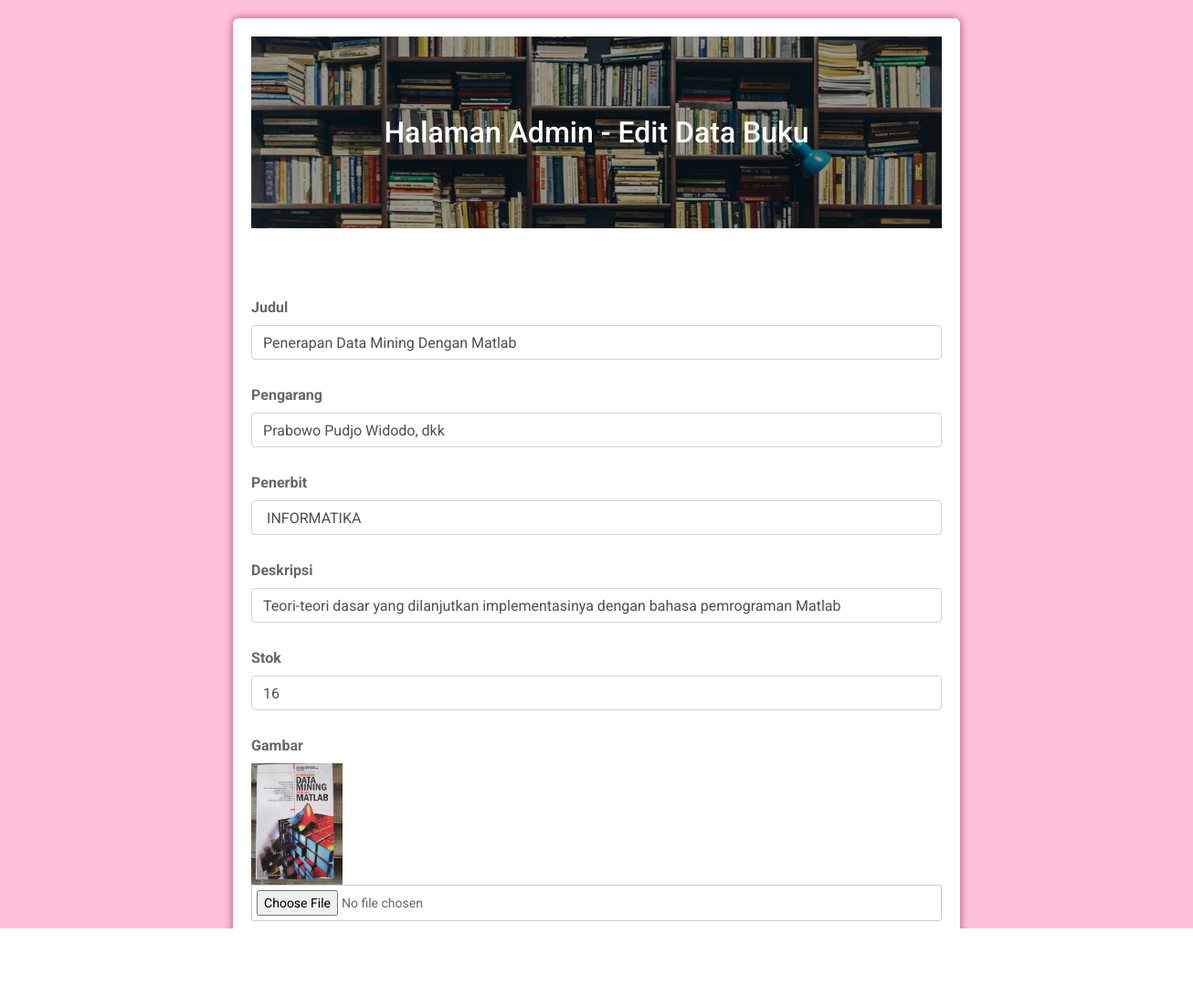
/admin_editBuku.php?kode_buku&id=KBK002 (signed in), run on the app's committed database.
### tables this page shows
CREATE TABLE `buku` (
  `kode_buku` varchar(255) NOT NULL,
  `judul` varchar(255) NOT NULL,
  `pengarang` varchar(255) NOT NULL,
  `penerbit` varchar(255) NOT NULL,
  `deskripsi` text NOT NULL,
  `stok` int(11) NOT NULL,
  `image` varchar(255) NOT NULL,
  PRIMARY KEY (`kode_buku`)
);

### functions.php (called while the page is built, shortened)
<?php
    $servername = "localhost";
    $database = "responsi_pwb_193020503033";
    $username = "root";
    $password = "";
    $conn = mysqli_connect($servername, $username, $password, $database);
    function show($query){
        global $conn;
        $result = mysqli_query($conn, $query);
        $rows = [];
        while( $row = mysqli_fetch_assoc($result) ){
            $rows[] = $row;
        }
        return $rows;
    }
?>

### admin_editBuku.php (the view, shortened to what this page needs)
<?php
    require 'functions.php';
    $kode_buku = $_GET["id"];
    $data = show("SELECT * FROM buku WHERE kode_buku = '$kode_buku'");
?>
<!DOCTYPE html>
<html lang="en">
<head>
    <link rel="stylesheet" href="https://cdn.jsdelivr.net/npm/bootstrap@4.6.0/dist/css/bootstrap.min.css">
    <link rel="stylesheet" href="https://use.fontawesome.com/releases/v5.5.0/css/all.css">
    <link rel="stylesheet" href="bootstrap-4.5.0-dist/css/style_kelolaBuku.css">
</head>
<body>
    <div class="testbox">
        <form action="" method="post" enctype="multipart/form-data">
            <div class="banner">
                <h1>Halaman Admin - Edit Data Buku</h1>
            </div>
            <?php
                foreach ($data as $d) {
            ?>
            <div class="item">
            </div>
            <div class="item">
            </div>
            <div class="item">
                <label for="judul">Judul </label>
                <input type="text" class="form-control" name="judul" id="judul" required value="<?= $d["judul"]; ?>">
            </div>
            <div class="item">
                <label for="pengarang">Pengarang </label>
                <input type="text" class="form-control" name="pengarang" id="pengarang" required value="<?= $d["pengarang"]; ?>">
            </div>
            <div class="item">
                <label for="penerbit">Penerbit </label>
                <input type="text" class="form-control" name="penerbit" id="penerbit" required value="<?= $d["penerbit"]; ?>">
            </div>
            <div class="item">
                <label for="deskripsi">Deskripsi </label>
                <input type="text" class="form-control" name="deskripsi" id="deskripsi" required value="<?= $d["deskripsi"]; ?>">
            </div>
            <div class="item">
                <label for="stok">Stok </label>
                <input type="number" min="1" class="form-control" name="stok" id="stok" required value="<?= $d["stok"]; ?>">
            </div>
            <div class="item">
                <label for="gambar">Gambar</label> <br>
                <img src="img/<?= $d['image']; ?>" alt="" width="100"> <br>
                <input type="file" class="form-control-file" name="gambar" id="gambar" value="<?= $d["image"]; ?>">
            </div>
            <div class="btn-block">
                <button type="submit" name="update" class="btn btn-primary">Edit</button>
            </div>
            <?php
                }
            ?>
        </form>
    </div>
</body>
</html>

### data on the page
buku: judul "Penerapan Data Mining Dengan Matlab", pengarang "Prabowo Pudjo Widodo, dkk", penerbit "INFORMATIKA", deskripsi "Teori-teori dasar yang dilanjutkan implementasinya dengan bahasa pemrograman Matlab", stok "16", image (picture)
